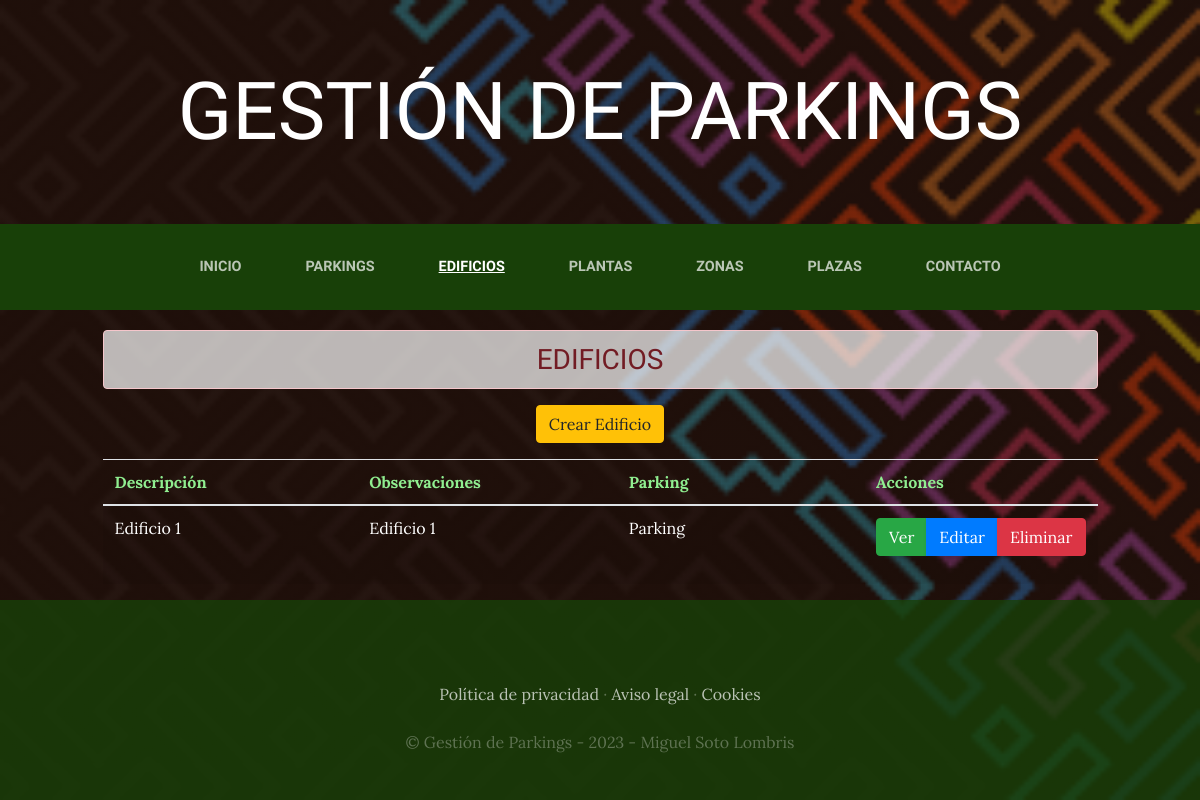
Screenshot of /edificios/ with the database file from the repository.
### edificios/models.py (models this page shows, shortened)
class Edificio(models.Model):
    descripcion=models.CharField(max_length=50)
    observaciones=models.TextField(max_length=300, null=True, blank=True)
    created=models.DateTimeField(auto_now_add=True)
    updated=models.DateTimeField(auto_now_add=True)
    id_parking=models.ForeignKey(Parking, on_delete=models.CASCADE)
    class Meta:
        verbose_name='edificio'
        verbose_name_plural='edificios'

### parkings/models.py (models this page shows)
class Parking(models.Model):
    descripcion=models.CharField(max_length=50)
    ubicacion=models.CharField(max_length=100)
    cubierto=models.BooleanField(default=True)
    num_plazas_grandes=models.IntegerField()
    num_plazas_peq=models.IntegerField()
    num_plazas_discap=models.IntegerField()
    created=models.DateTimeField(auto_now_add=True)
    updated=models.DateTimeField(auto_now_add=True)
    class Meta:
        verbose_name='parking'
        verbose_name_plural='parkings'
    def __str__(self):
        return self.descripcion

### edificios/views.py (the view)
# urls.py: path('', EdificioListado.as_view(template_name = "edificios/index_edificio.html"), name='ListarEdificio'),
class EdificioListado(ListView):
    model = Edificio # Llamo a la clase 'Edificio' que se encuentra en el archivo 'models.py'

### edificios/templates/edificios/index_edificio.html (shortened to what this page needs)
{% extends "ParkingLotApp/base.html" %}
{% load static %}
{% block content %}
<div calss="container" style="padding-top: 10px;">
  <div class="row">
    <div class="col-lg-1">&nbsp;</div>
    <div class="col-lg-10 text-center text-uppercase"><h3 class="alert alert-danger text-center" style="background-color: rgba(255,255,255, 0.7); margin-top:10px;">Edificios</h3></div>
    <div class="col-lg-1">&nbsp;</div>
  </div>
  <div class="row">
    <div class="col-lg-1">&nbsp;</div>
    <div class="col-lg-10">
      <div class="btn_crear mb-3 text-center" style="margin:auto;">
          <a href="CrearEdificio" type="button" class="btn btn-warning">Crear Edificio</a>
      </div>
      <table class="table table-striped table-hover">
          <thead>
              <tr style="color:lightgreen;">
                  <th width="30%">Descripción</th>
                  <th width="30%">Observaciones</th>
                  <th width="30%">Parking</th>
                  <th>Acciones</th>
              </tr>
          </thead>
          <tbody>
              {% for edificio in object_list %}
                <tr style="color:white;">
                  <td>{{ edificio.descripcion }}</td>
                  <td>{{ edificio.observaciones }}</td>
                  <td>{{ edificio.id_parking }}</td>
                  <td>
                    <form method="POST" action="ElminarEdificio/{{edificio.id}}">
                      <div class="btn-group">
                        <a href="DetalleEdificio/{{edificio.id}}" title="Ver" type="button" class="btn btn-success">Ver </a>
                        <a href="ActualizarEdificio/{{edificio.id}}" title="Editar" type="button" class="btn btn-primary">Editar </a>
                        <button class="btn btn-danger" onclick="return eliminar();" type="submit">
                          Eliminar
                        </button>
                      </div>
                    </form>
                  </td>
                </tr>
              {% endfor %}
              </tbody>
      </table>
    </div>
    <div class="col-lg-1">&nbsp;</div>
  </div>
</div>
{% endblock %}

### ParkingLotApp/static/ParkingLotApp/css/gestion.css (style rules this page uses)
body { font-family: 'Lora'; background: linear-gradient(rgba(47, 23, 15, 0.65), rgba(47, 23, 15, 0.65)), url("../img/fondo.png"); background-attachment: fixed; background-position: center; background-size: cover; }
h1, h2, h3, h4, h5, h6 { font-family: 'Raleway'; }
.btn { box-shadow: 0px 3px 3px 0px rgba(33, 37, 41, 0.1); }

### rows the page displays
Edificio: descripcion "Edificio 1", observaciones "Edificio 1", id_parking "Parking"
